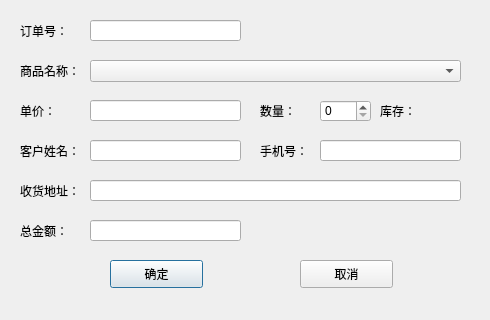
<?xml version="1.0" encoding="UTF-8"?>
<ui version="4.0">
 <class>Orderdlg</class>
 <widget class="QDialog" name="Orderdlg">
  <property name="geometry">
   <rect>
    <x>0</x>
    <y>0</y>
    <width>490</width>
    <height>320</height>
   </rect>
  </property>
  <property name="windowTitle">
   <string>Dialog</string>
  </property>
  <widget class="QLabel" name="label">
   <property name="geometry">
    <rect>
     <x>20</x>
     <y>20</y>
     <width>72</width>
     <height>21</height>
    </rect>
   </property>
   <property name="text">
    <string>订单号：</string>
   </property>
  </widget>
  <widget class="QLabel" name="label_2">
   <property name="geometry">
    <rect>
     <x>20</x>
     <y>60</y>
     <width>72</width>
     <height>21</height>
    </rect>
   </property>
   <property name="text">
    <string>商品名称：</string>
   </property>
  </widget>
  <widget class="QLabel" name="label_3">
   <property name="geometry">
    <rect>
     <x>20</x>
     <y>100</y>
     <width>72</width>
     <height>21</height>
    </rect>
   </property>
   <property name="text">
    <string>单价：</string>
   </property>
  </widget>
  <widget class="QLabel" name="label_4">
   <property name="geometry">
    <rect>
     <x>260</x>
     <y>100</y>
     <width>72</width>
     <height>21</height>
    </rect>
   </property>
   <property name="text">
    <string>数量：</string>
   </property>
  </widget>
  <widget class="QLabel" name="label_5">
   <property name="geometry">
    <rect>
     <x>20</x>
     <y>140</y>
     <width>72</width>
     <height>21</height>
    </rect>
   </property>
   <property name="text">
    <string>客户姓名：</string>
   </property>
  </widget>
  <widget class="QLabel" name="label_6">
   <property name="geometry">
    <rect>
     <x>260</x>
     <y>140</y>
     <width>72</width>
     <height>21</height>
    </rect>
   </property>
   <property name="text">
    <string>手机号：</string>
   </property>
  </widget>
  <widget class="QLabel" name="label_7">
   <property name="geometry">
    <rect>
     <x>20</x>
     <y>180</y>
     <width>72</width>
     <height>21</height>
    </rect>
   </property>
   <property name="text">
    <string>收货地址：</string>
   </property>
  </widget>
  <widget class="QLineEdit" name="orderIDlineEdit">
   <property name="geometry">
    <rect>
     <x>90</x>
     <y>20</y>
     <width>151</width>
     <height>21</height>
    </rect>
   </property>
  </widget>
  <widget class="QLineEdit" name="pricelineEdit">
   <property name="geometry">
    <rect>
     <x>90</x>
     <y>100</y>
     <width>151</width>
     <height>21</height>
    </rect>
   </property>
  </widget>
  <widget class="QLineEdit" name="namelineEdit">
   <property name="geometry">
    <rect>
     <x>90</x>
     <y>140</y>
     <width>151</width>
     <height>21</height>
    </rect>
   </property>
  </widget>
  <widget class="QLineEdit" name="tellineEdit">
   <property name="geometry">
    <rect>
     <x>320</x>
     <y>140</y>
     <width>141</width>
     <height>21</height>
    </rect>
   </property>
  </widget>
  <widget class="QLineEdit" name="addresslineEdit">
   <property name="geometry">
    <rect>
     <x>90</x>
     <y>180</y>
     <width>371</width>
     <height>21</height>
    </rect>
   </property>
  </widget>
  <widget class="QLabel" name="stocklabel">
   <property name="geometry">
    <rect>
     <x>380</x>
     <y>100</y>
     <width>111</width>
     <height>21</height>
    </rect>
   </property>
   <property name="text">
    <string>库存：</string>
   </property>
  </widget>
  <widget class="QSpinBox" name="numspinBox">
   <property name="geometry">
    <rect>
     <x>320</x>
     <y>100</y>
     <width>51</width>
     <height>22</height>
    </rect>
   </property>
   <property name="suffix">
    <string/>
   </property>
   <property name="prefix">
    <string/>
   </property>
   <property name="maximum">
    <number>999</number>
   </property>
  </widget>
  <widget class="QComboBox" name="fullnamecomboBox">
   <property name="geometry">
    <rect>
     <x>90</x>
     <y>60</y>
     <width>371</width>
     <height>22</height>
    </rect>
   </property>
  </widget>
  <widget class="QPushButton" name="OkBtn">
   <property name="geometry">
    <rect>
     <x>110</x>
     <y>260</y>
     <width>93</width>
     <height>28</height>
    </rect>
   </property>
   <property name="text">
    <string>确定</string>
   </property>
  </widget>
  <widget class="QPushButton" name="CancelBtn">
   <property name="geometry">
    <rect>
     <x>300</x>
     <y>260</y>
     <width>93</width>
     <height>28</height>
    </rect>
   </property>
   <property name="text">
    <string>取消</string>
   </property>
  </widget>
  <widget class="QLabel" name="label_8">
   <property name="geometry">
    <rect>
     <x>20</x>
     <y>220</y>
     <width>72</width>
     <height>21</height>
    </rect>
   </property>
   <property name="text">
    <string>总金额：</string>
   </property>
  </widget>
  <widget class="QLineEdit" name="totalpricelineEdit">
   <property name="geometry">
    <rect>
     <x>90</x>
     <y>220</y>
     <width>151</width>
     <height>21</height>
    </rect>
   </property>
  </widget>
 </widget>
 <resources/>
 <connections/>
</ui>
